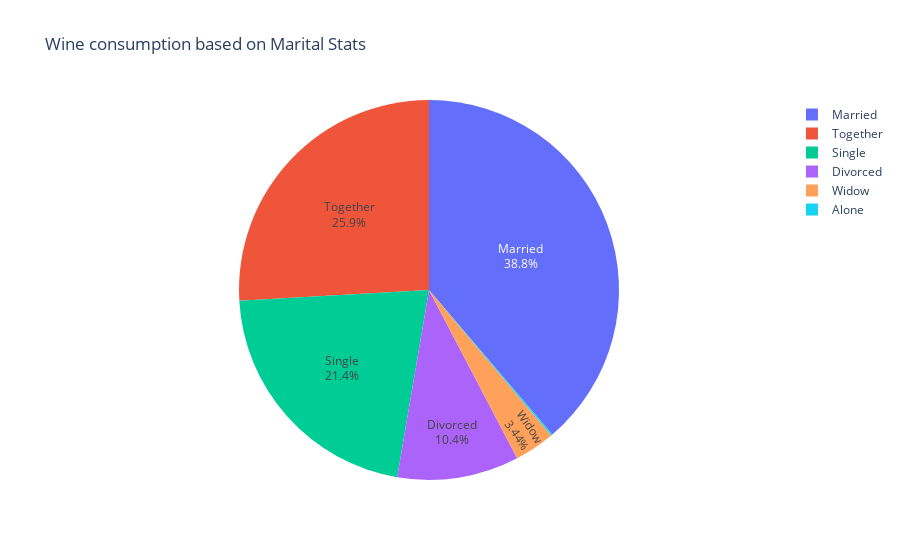

Write notebook code for a chart like this one.
### Code cell
# Wine consumption based on Marital Stats
'''
# Analysis: 
- Wine sales to married and together customers constitutes more than 60% of sales 
- The next highest customer segment in this category is "Singles"
'''
df = wine_data.groupby('MaritalStat').count()['CustId'].reset_index()
df = df.rename(columns={'CustId':'count'})
fig = px.pie(df, names='MaritalStat', values='count', title='Wine consumption based on Marital Stats')
fig.update_traces(textposition='inside', textinfo='percent+label')

### Figure 1 — Plotly figure (JSON) as saved in the notebook; plotly's stock layout.template omitted (floating-point values rounded to 4 significant figures)
{"data": [{"domain": {"x": [0, 1], "y": [0, 1]}, "hovertemplate": "MaritalStat=%{label}<br>count=%{value}<extra></extra>", "labels": ["Alone", "Divorced", "Married", "Single", "Together", "Widow"], "legendgroup": "", "name": "", "showlegend": true, "textinfo": "percent+label", "textposition": "inside", "type": "pie", "values": [3, 232, 868, 480, 580, 77]}], "layout": {"autosize": true, "legend": {"tracegroupgap": 0}, "title": {"text": "Wine consumption based on Marital Stats"}}}
